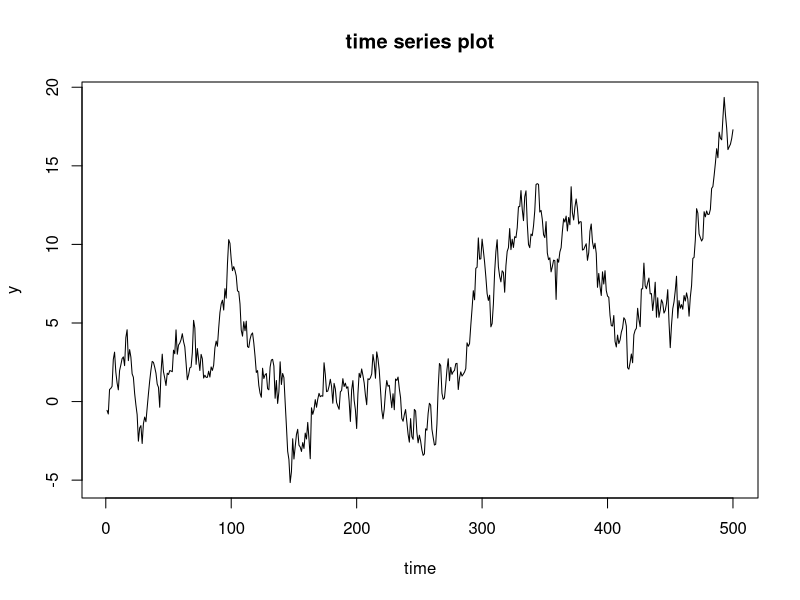
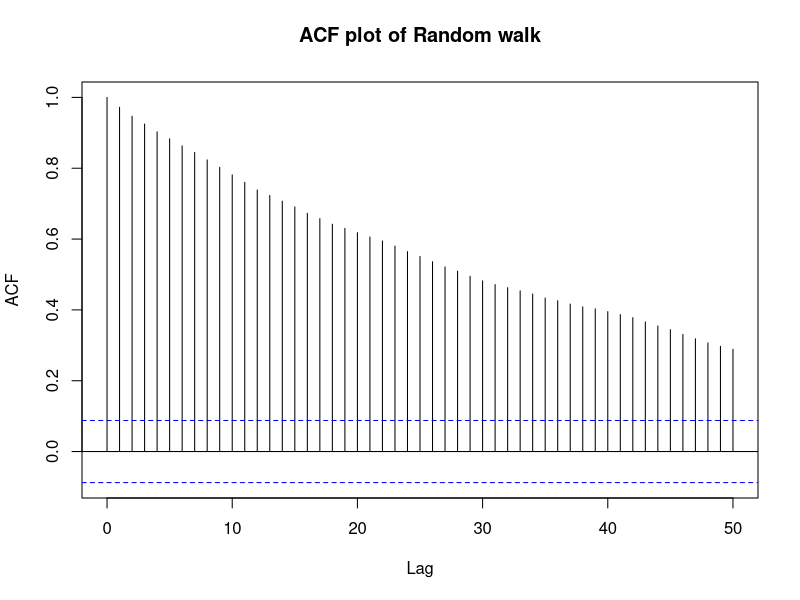
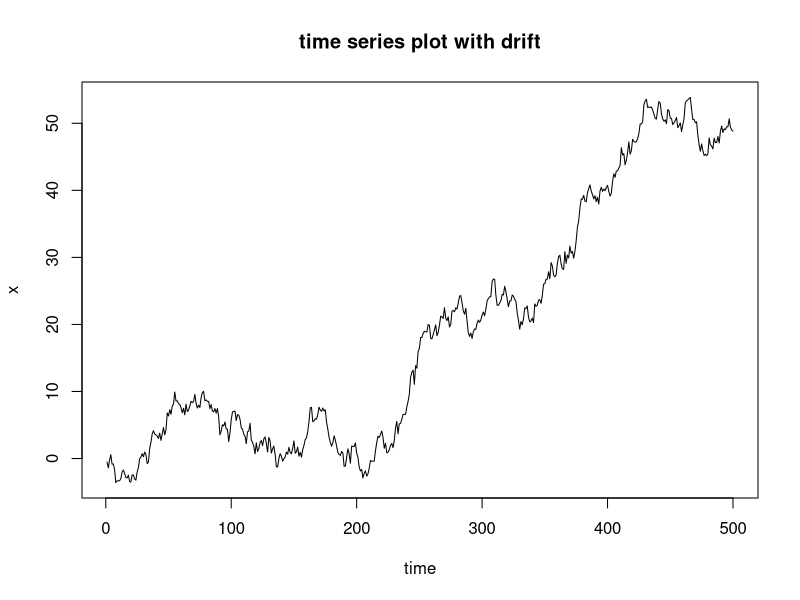
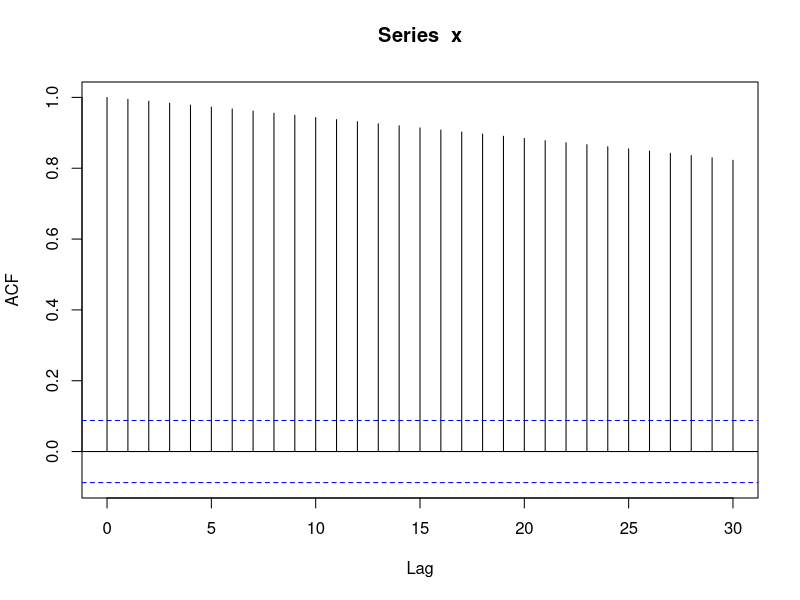
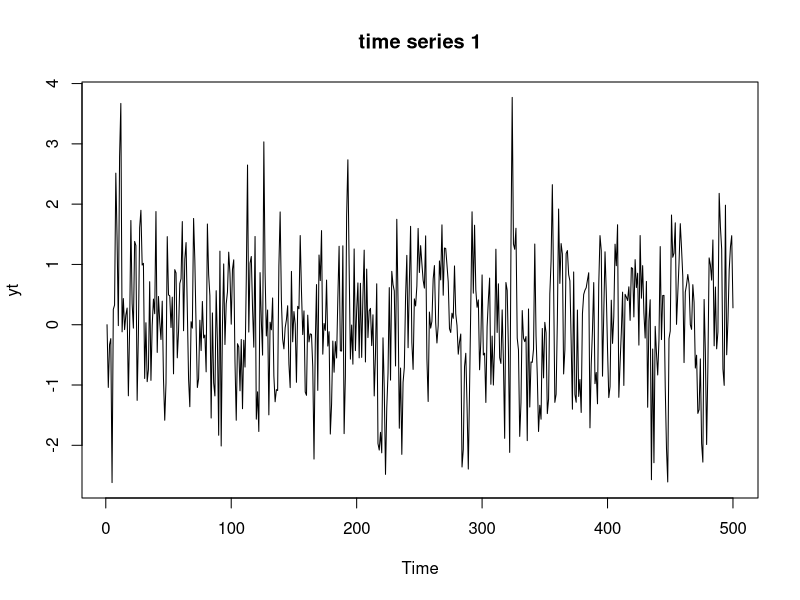
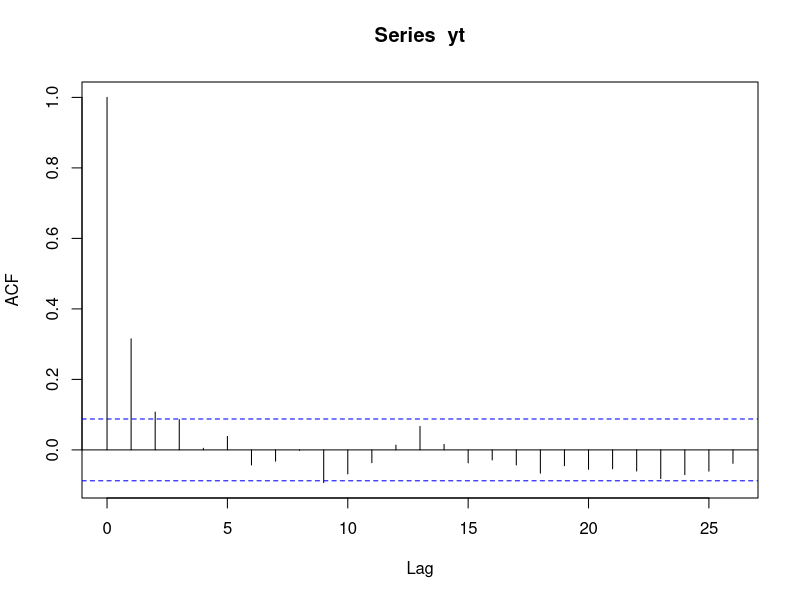
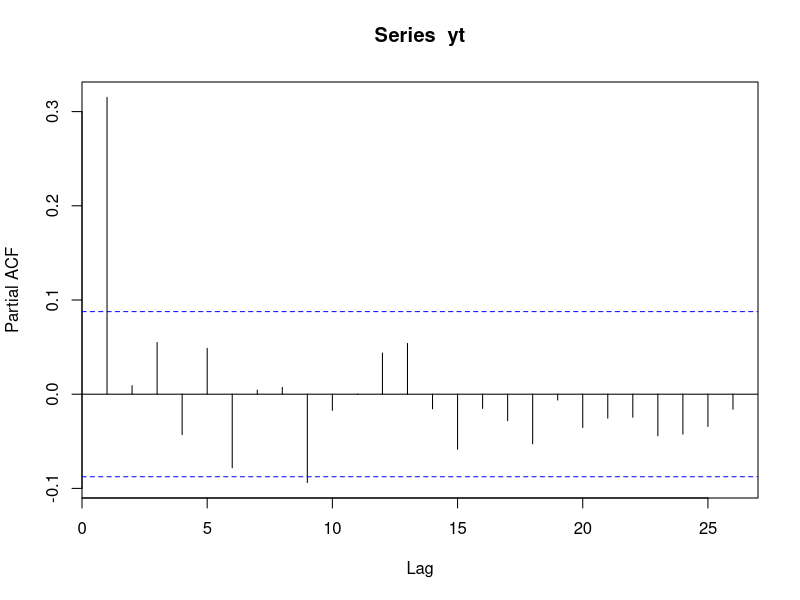
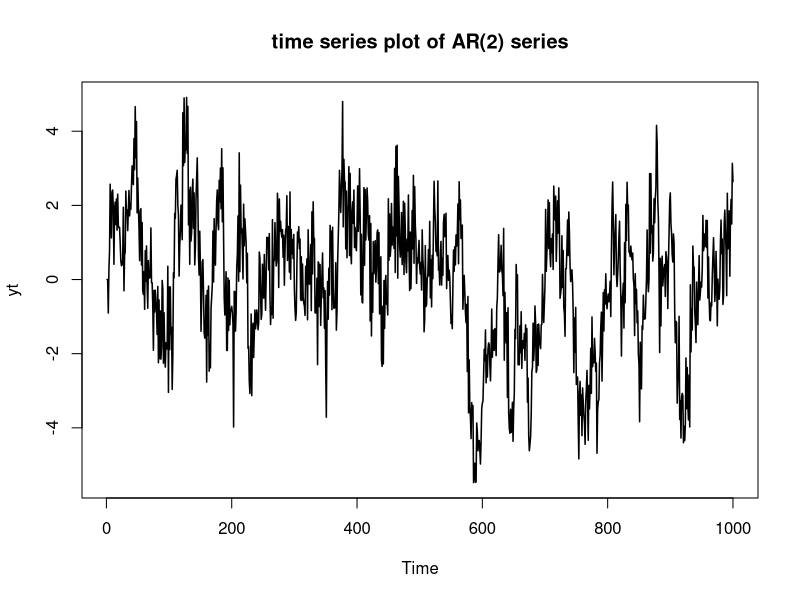

These figures' R source, in order:
#1time series 1
install.packages("tseries")
library(tseries)
set.seed(123)
n <- 500
eps <- rnorm(n)
x <- cumsum(eps)
acf(x, lag.max = 20, plot= FALSE)
plot(x, type = "l", xlab = 'time', ylab = 'y', main = 'time series plot')
acf(x, lag.max = 50, main = 'ACF plot of Random walk')
adf.test(x)


#2with drift a=0.1
n<- 500
eps <- rnorm(n,0,1)
x<- cumsum(eps+0.1)
plot(x, type = 'l', xlab = "time", ylab = 'x', main = 'time series plot with drift')
c = acf(x, lag.max = 30)
adf.test(x)


#3Random walk model y_t=0.3y_t+e_t
n <- 500
eps <- rnorm(n)
yt <- numeric(n)
for(i in 2:n){
  yt[i] = 0.3*yt[i-1] + eps[i]
}
ts.plot(yt, main = 'time series 1')
acf(yt)
pacf(yt)
adf.test(yt)


#4 AR(2) 
n <- 1000
eps <- rnorm(n)
yt <- numeric(n)
for (i in 3:n){
  yt[i] = 0.4*yt[i-1]+0.5*yt[i-2]+ eps[i]
}
ts.plot(yt, main = 'time series plot of AR(2) series', lwd = 1.5)
acf(yt)
pacf(yt)
adf.test(yt)


#5 MA(1) and MA(2) yt=e_t+e_t-1, yt= et+ 0.4e_t-1 - 0.22e_t-2
y1 <- arima.sim(n=1000,model = list(order = c(0,0,1), ma = 1))
ts.plot(y1)
acf(y1)
pacf(y1)
adf.test(y1)
#second part MA(2)
y2 <- arima.sim(n=1000, model = list(order = c(0,0,2), ma = c(0.4, -0.22)))
ts.plot(y2)
acf(y2)
pacf(y2)
adf.test(y2)

#6ARMA
library(tseries)
y = arima.sim(n=1000, model = list(order = c(2,0,2), ar = c(0.5, -0.2), ma = c(0.7, 0.3)))
par(mfrow=c(2,2))
ts.plot(y)
acf(y)
pacf(y)
adf.test(y)
